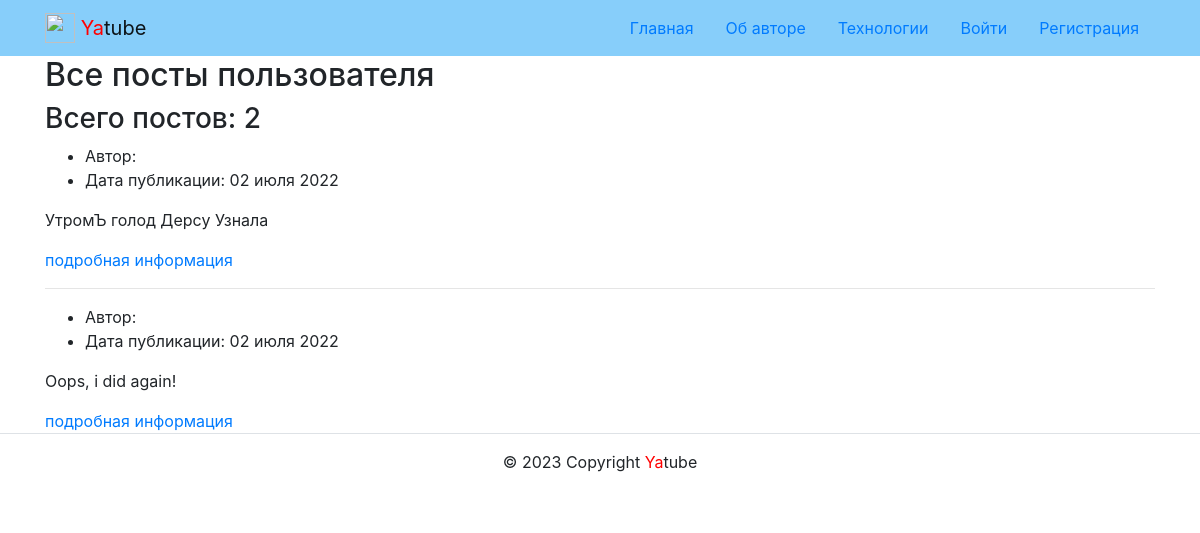
/profile/admin/, run on an earlier commit of the app's database.
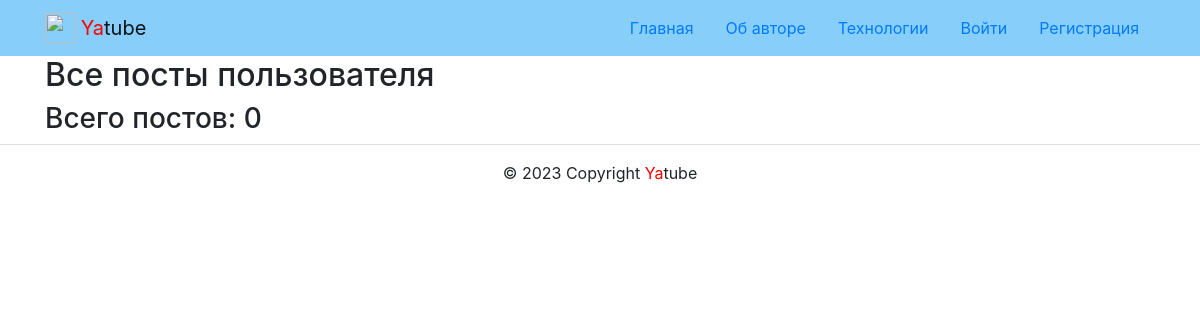
And on a later commit of the database.
### posts/models.py (models this page shows, shortened)
class Post(models.Model):
    text = models.TextField(
        max_length=200, verbose_name='Текст',
    )
    pub_date = models.DateTimeField(
        auto_now_add=True, verbose_name='Дата'
    )
    author = models.ForeignKey(
        User,
        on_delete=models.CASCADE,
        related_name='posts',
        verbose_name='Автор'
    )
    group = models.ForeignKey(
        Group, blank=True, null=True,
        on_delete=models.SET_NULL,
        related_name='posts',
        verbose_name='Группа',
    )
    image = models.ImageField(
        'Картинка',
        upload_to='posts/',
        blank=True
    )
    class Meta:
        ordering = ('-pub_date',)
        verbose_name_plural = 'Посты'

### posts/views.py (the view)
# urls.py: path('profile/<str:username>/', views.profile, name='profile'),
def profile(request, username):
    author = get_object_or_404(User, username=username)
    user_posts = author.posts.select_related('group')
    post_count = user_posts.count()
    paginator = Paginator(user_posts, 10)
    page_number = request.GET.get('page')
    page_obj = paginator.get_page(page_number)
    title = f'Профаил пользователя {username}'
    context = {
        'title': title,
        'page_obj': page_obj,
        'post_count': post_count,
        'author': author,
    }
    return render(request, 'posts/profile.html', context)

### core/context_processors/year.py (called while the page is built)
def year(request):
    return {
        'year': datetime.now().year
    }

### templates/posts/profile.html (shortened to what this page needs)
{% extends "base.html" %}
{% block content %}
{% load thumbnail %}
<div class="container ru-5">
  <h2>Все посты пользователя {{ author.get_full_name }}</h2>
  <h3>Всего постов: {{ post_count }} </h3>
  {% for post in page_obj %}
  <article>
    <ul>
      <li>
        Автор: {{ post.author.get_full_name }}
      </li>
      <li>
        Дата публикации: {{ post.pub_date|date:"d E Y" }}
      </li>
    </ul>
    <p>{{ post.text|linebreaksbr }}</p>
  <a href="{% url 'posts:post_detail' post.id %}"> подробная информация </a>
  </article>
  {% if not forloop.last %}<hr>{% endif %}
  {% endfor %}
</div>
{% endblock %}

What changed in the data, as far as the page shows it:
removed Post: pub_date "02 июля 2022", text "УтромЪ голод Дерсу Узнала"
removed Post: pub_date "02 июля 2022", text "Oops, i did again!"
Also different on the page:
{{ post_count }}: "2" → "0"
